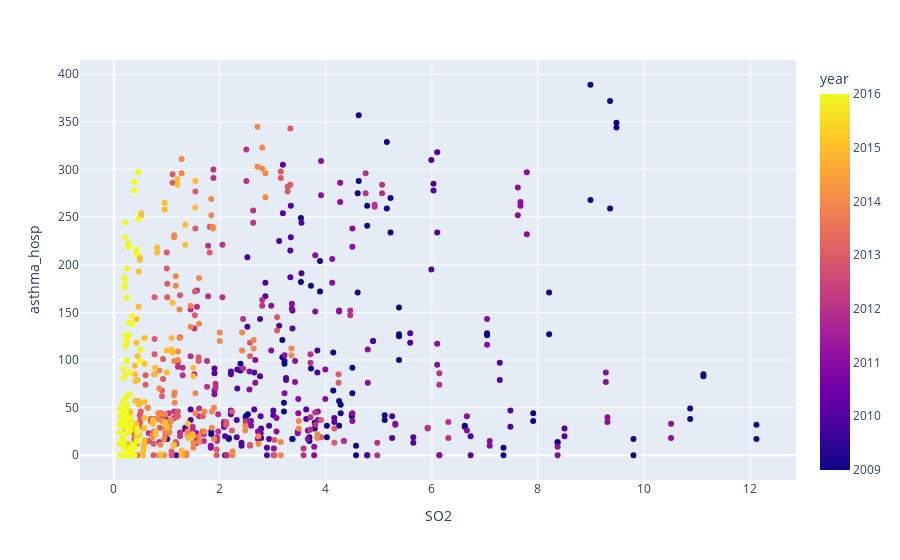

Write notebook code for a chart like this one.
### Code cell
fig = px.scatter(sorted_df, x="SO2", y="asthma_hosp", color="year")
fig.show()

### Figure 1 — Plotly figure (JSON) as saved in the notebook; plotly's stock layout.template omitted (floating-point values rounded to 4 significant figures; data arrays with more than 128 entries replaced by an {"elided": "..."} marker saying what was removed)
{"data": [{"hovertemplate": "SO2=%{x}<br>asthma_hosp=%{y}<br>year=%{marker.color}<extra></extra>", "legendgroup": "", "marker": {"color": {"elided": "672 int values"}, "coloraxis": "coloraxis", "symbol": "circle"}, "mode": "markers", "name": "", "orientation": "v", "showlegend": false, "type": "scatter", "x": {"elided": "672 float values"}, "xaxis": "x", "y": {"elided": "672 int values"}, "yaxis": "y"}], "layout": {"coloraxis": {"colorbar": {"title": {"text": "year"}}, "colorscale": [[0, "#0d0887"], [0.1111, "#46039f"], [0.2222, "#7201a8"], [0.3333, "#9c179e"], [0.4444, "#bd3786"], [0.5556, "#d8576b"], [0.6667, "#ed7953"], [0.7778, "#fb9f3a"], [0.8889, "#fdca26"], [1, "#f0f921"]]}, "legend": {"tracegroupgap": 0}, "margin": {"t": 60}, "xaxis": {"anchor": "y", "domain": [0, 1], "title": {"text": "SO2"}}, "yaxis": {"anchor": "x", "domain": [0, 1], "title": {"text": "asthma_hosp"}}}}
